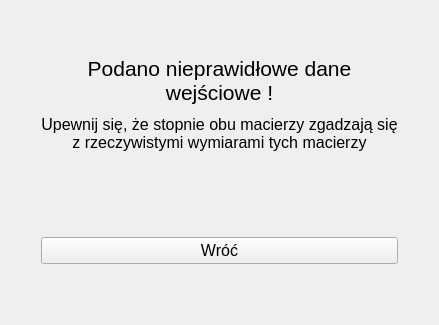
      <widget class="QWidget" name="page_wrong_data">
       <layout class="QGridLayout" name="gridLayout_14">
        <item row="0" column="0">
         <layout class="QVBoxLayout" name="verticalLayout_12" stretch="2,1">
          <property name="spacing">
           <number>30</number>
          </property>
          <property name="leftMargin">
           <number>0</number>
          </property>
          <property name="topMargin">
           <number>0</number>
          </property>
          <property name="rightMargin">
           <number>0</number>
          </property>
          <property name="bottomMargin">
           <number>0</number>
          </property>
          <item>
           <layout class="QVBoxLayout" name="verticalLayout_13">
            <property name="spacing">
             <number>10</number>
            </property>
            <property name="leftMargin">
             <number>30</number>
            </property>
            <property name="topMargin">
             <number>45</number>
            </property>
            <property name="rightMargin">
             <number>30</number>
            </property>
            <item>
             <widget class="QLabel" name="wrdata_label_warning">
              <property name="font">
               <font>
                <pointsize>16</pointsize>
               </font>
              </property>
              <property name="text">
               <string>Podano nieprawidłowe dane wejściowe !</string>
              </property>
              <property name="textFormat">
               <enum>Qt::AutoText</enum>
              </property>
              <property name="alignment">
               <set>Qt::AlignCenter</set>
              </property>
              <property name="wordWrap">
               <bool>true</bool>
              </property>
             </widget>
            </item>
            <item>
             <widget class="QLabel" name="wrdata_label_tip">
              <property name="font">
               <font>
                <pointsize>12</pointsize>
               </font>
              </property>
              <property name="text">
               <string>Upewnij się, że stopnie obu macierzy zgadzają się z rzeczywistymi wymiarami tych macierzy</string>
              </property>
              <property name="textFormat">
               <enum>Qt::AutoText</enum>
              </property>
              <property name="alignment">
               <set>Qt::AlignCenter</set>
              </property>
              <property name="wordWrap">
               <bool>true</bool>
              </property>
             </widget>
            </item>
           </layout>
          </item>
          <item>
           <layout class="QHBoxLayout" name="horizontalLayout_9" stretch="1">
            <property name="spacing">
             <number>50</number>
            </property>
            <property name="leftMargin">
             <number>30</number>
            </property>
            <property name="topMargin">
             <number>55</number>
            </property>
            <property name="rightMargin">
             <number>30</number>
            </property>
            <property name="bottomMargin">
             <number>50</number>
            </property>
            <item>
             <widget class="QPushButton" name="wrdata_button_goback">
              <property name="font">
               <font>
                <pointsize>12</pointsize>
               </font>
              </property>
              <property name="text">
               <string>Wróć</string>
              </property>
             </widget>
            </item>
           </layout>
          </item>
         </layout>
        </item>
       </layout>
      </widget>
